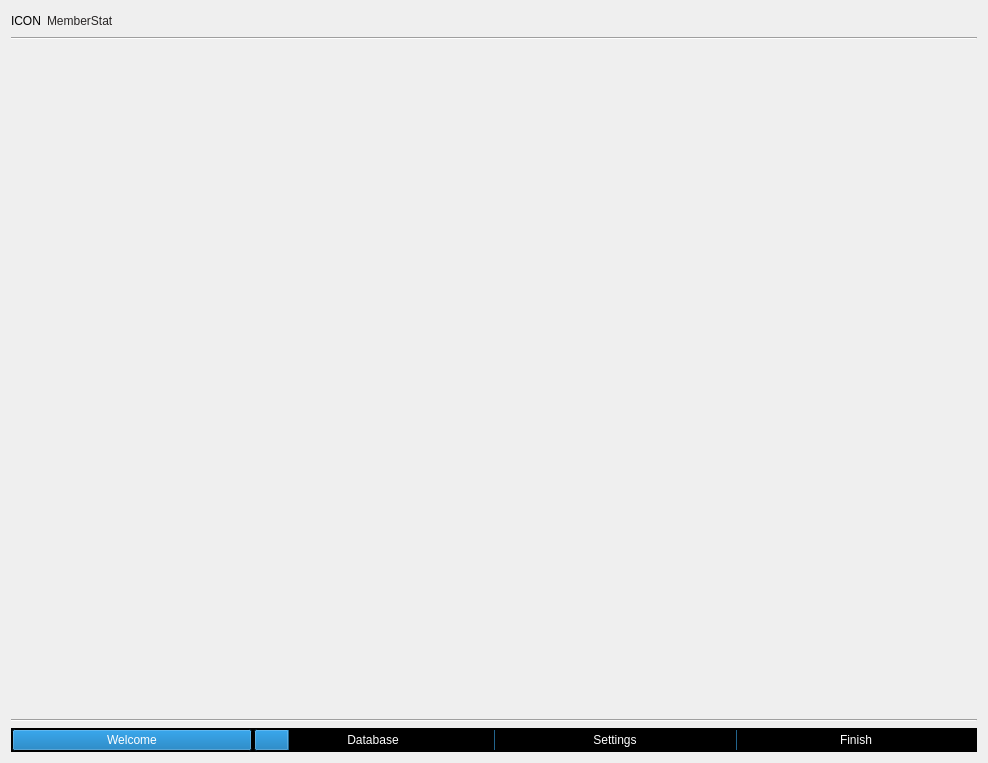
<?xml version="1.0" encoding="UTF-8"?>
<ui version="4.0">
 <class>window_wizard</class>
 <widget class="QDialog" name="window_wizard">
  <property name="geometry">
   <rect>
    <x>0</x>
    <y>0</y>
    <width>988</width>
    <height>763</height>
   </rect>
  </property>
  <property name="minimumSize">
   <size>
    <width>800</width>
    <height>600</height>
   </size>
  </property>
  <property name="windowTitle">
   <string notr="true">Dialog</string>
  </property>
  <property name="windowIcon">
   <iconset resource="qressources.qrc">
    <normaloff>:/app/images/icons/icon.png</normaloff>:/app/images/icons/icon.png</iconset>
  </property>
  <layout class="QVBoxLayout" name="verticalLayout_2">
   <item>
    <layout class="QVBoxLayout" name="verticalLayout">
     <property name="sizeConstraint">
      <enum>QLayout::SetMaximumSize</enum>
     </property>
     <item>
      <layout class="QHBoxLayout" name="horizontalLayout">
       <item>
        <widget class="QLabel" name="label_icon_title">
         <property name="maximumSize">
          <size>
           <width>64</width>
           <height>64</height>
          </size>
         </property>
         <property name="text">
          <string notr="true">ICON</string>
         </property>
         <property name="scaledContents">
          <bool>true</bool>
         </property>
        </widget>
       </item>
       <item>
        <widget class="QLabel" name="label_title">
         <property name="styleSheet">
          <string notr="true">color:rgb(40, 37, 37);</string>
         </property>
         <property name="text">
          <string notr="true">MemberStat</string>
         </property>
        </widget>
       </item>
       <item>
        <spacer name="horizontalSpacer">
         <property name="orientation">
          <enum>Qt::Horizontal</enum>
         </property>
         <property name="sizeHint" stdset="0">
          <size>
           <width>40</width>
           <height>20</height>
          </size>
         </property>
        </spacer>
       </item>
      </layout>
     </item>
     <item>
      <widget class="Line" name="line">
       <property name="orientation">
        <enum>Qt::Horizontal</enum>
       </property>
      </widget>
     </item>
     <item>
      <layout class="QHBoxLayout" name="horizontalLayout_widget">
       <item>
        <spacer name="verticalSpacer">
         <property name="orientation">
          <enum>Qt::Vertical</enum>
         </property>
         <property name="sizeHint" stdset="0">
          <size>
           <width>0</width>
           <height>0</height>
          </size>
         </property>
        </spacer>
       </item>
      </layout>
     </item>
     <item>
      <widget class="Line" name="line_2">
       <property name="orientation">
        <enum>Qt::Horizontal</enum>
       </property>
      </widget>
     </item>
    </layout>
   </item>
   <item>
    <layout class="QHBoxLayout" name="horizontalLayout_3">
     <property name="spacing">
      <number>0</number>
     </property>
     <item>
      <widget class="QProgressBar" name="progressBarWelcome">
       <property name="styleSheet">
        <string notr="true">QProgressBar::chunk{
	background: QLinearGradient( x1: 0, y1: 0, x2: 1, y2: 0,
	stop: 0 #c3083f,
	stop: 0.5 #950741,
	stop: 1 #6f2232 );
}

QProgressBar {
	border: 1px solid black;
   	background-color: black;
	color: white;
}</string>
       </property>
       <property name="value">
        <number>100</number>
       </property>
       <property name="alignment">
        <set>Qt::AlignCenter</set>
       </property>
       <property name="textVisible">
        <bool>true</bool>
       </property>
       <property name="format">
        <string>Welcome</string>
       </property>
      </widget>
     </item>
     <item>
      <widget class="QProgressBar" name="progressBarDatabase">
       <property name="styleSheet">
        <string notr="true">QProgressBar::chunk{
	background: QLinearGradient( x1: 0, y1: 0, x2: 1, y2: 0,
	stop: 0 #c3083f,
	stop: 0.5 #950741,
	stop: 1 #6f2232 );
}

QProgressBar {
	border: 1px solid black;
   	background-color: black;
	color: white;
}</string>
       </property>
       <property name="value">
        <number>15</number>
       </property>
       <property name="alignment">
        <set>Qt::AlignCenter</set>
       </property>
       <property name="textVisible">
        <bool>true</bool>
       </property>
       <property name="format">
        <string>Database</string>
       </property>
      </widget>
     </item>
     <item>
      <widget class="QProgressBar" name="progressBarSettings">
       <property name="styleSheet">
        <string notr="true">QProgressBar::chunk{
	background: QLinearGradient( x1: 0, y1: 0, x2: 1, y2: 0,
	stop: 0 #c3083f,
	stop: 0.5 #950741,
	stop: 1 #6f2232 );
}

QProgressBar {
	border: 1px solid black;
   	background-color: black;
	color: white;
}</string>
       </property>
       <property name="value">
        <number>0</number>
       </property>
       <property name="alignment">
        <set>Qt::AlignCenter</set>
       </property>
       <property name="textVisible">
        <bool>true</bool>
       </property>
       <property name="orientation">
        <enum>Qt::Horizontal</enum>
       </property>
       <property name="format">
        <string>Settings</string>
       </property>
      </widget>
     </item>
     <item>
      <widget class="QProgressBar" name="progressBarFinish">
       <property name="styleSheet">
        <string notr="true">QProgressBar::chunk{
	background: QLinearGradient( x1: 0, y1: 0, x2: 1, y2: 0,
	stop: 0 #c3083f,
	stop: 0.5 #950741,
	stop: 1 #6f2232 );
}

QProgressBar {
	border: 1px solid black;
   	background-color: black;
	color: white;
}</string>
       </property>
       <property name="value">
        <number>0</number>
       </property>
       <property name="alignment">
        <set>Qt::AlignCenter</set>
       </property>
       <property name="textVisible">
        <bool>true</bool>
       </property>
       <property name="format">
        <string>Finish</string>
       </property>
      </widget>
     </item>
    </layout>
   </item>
  </layout>
 </widget>
 <resources>
  <include location="qressources.qrc"/>
 </resources>
 <connections/>
</ui>
